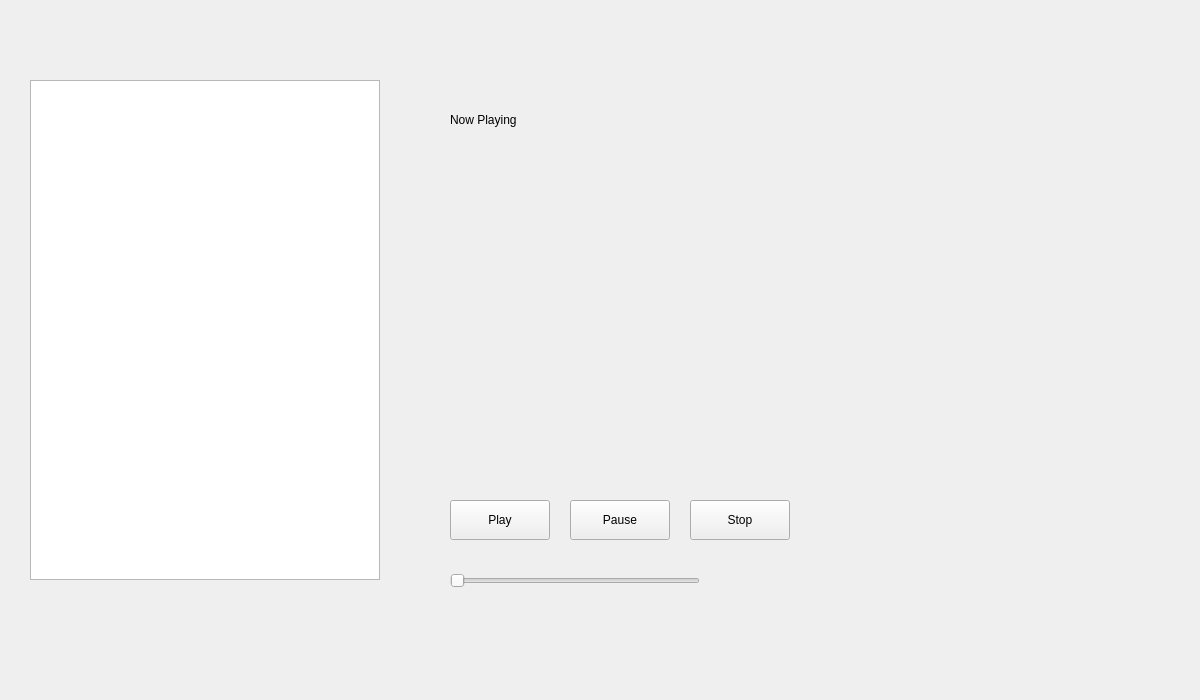
<?xml version="1.0" encoding="UTF-8"?>
<ui version="4.0">
 <class>MainWindow</class>
 <widget class="QMainWindow" name="MainWindow">
  <property name="geometry">
   <rect><x>0</x><y>0</y><width>1200</width><height>700</height></rect>
  </property>
  <property name="windowTitle">
   <string>URRADIFY Dashboard</string>
  </property>
  <widget class="QWidget" name="centralwidget">
   <widget class="QListWidget" name="listSongs">
    <property name="geometry"><rect><x>30</x><y>80</y><width>350</width><height>500</height></rect></property>
   </widget>
   <widget class="QLabel" name="lblNowPlaying">
    <property name="geometry"><rect><x>450</x><y>100</y><width>300</width><height>40</height></rect></property>
    <property name="text"><string>Now Playing</string></property>
   </widget>
   <widget class="QPushButton" name="btnPlay">
    <property name="geometry"><rect><x>450</x><y>500</y><width>100</width><height>40</height></rect></property>
    <property name="text"><string>Play</string></property>
   </widget>
   <widget class="QPushButton" name="btnPause">
    <property name="geometry"><rect><x>570</x><y>500</y><width>100</width><height>40</height></rect></property>
    <property name="text"><string>Pause</string></property>
   </widget>
   <widget class="QPushButton" name="btnStop">
    <property name="geometry"><rect><x>690</x><y>500</y><width>100</width><height>40</height></rect></property>
    <property name="text"><string>Stop</string></property>
   </widget>
   <widget class="QSlider" name="sliderVolume">
    <property name="geometry"><rect><x>450</x><y>570</y><width>250</width><height>22</height></rect></property>
    <property name="orientation"><enum>Qt::Horizontal</enum></property>
   </widget>
  </widget>
 </widget>
 <resources/>
 <connections/>
</ui>
